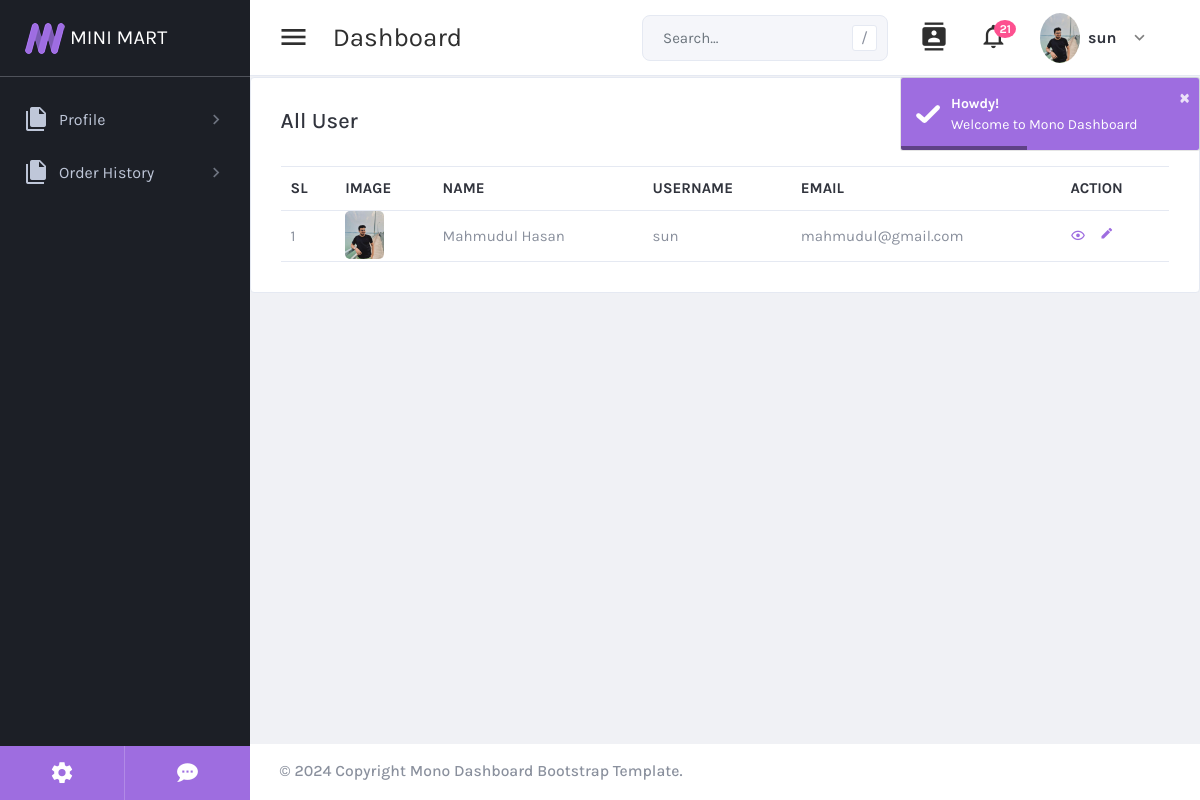
Page /adminPanel/userRetrive.php (signed in) on the committed database.
### tables this page shows
CREATE TABLE `user` (
  `id` int(11) UNSIGNED NOT NULL,
  `name` varchar(300) DEFAULT NULL,
  `username` varchar(300) DEFAULT NULL,
  `image` varchar(300) DEFAULT '',
  `email` varchar(300) DEFAULT NULL,
  `password` varchar(300) DEFAULT NULL,
  `code` int(11) DEFAULT 0,
  `first_name` varchar(150) DEFAULT NULL,
  `last_name` varchar(150) DEFAULT NULL,
  `cell` varchar(22) DEFAULT NULL,
  `address_one` text DEFAULT NULL,
  `address_two` text DEFAULT NULL,
  `country_id` int(11) DEFAULT NULL,
  `city_id` int(11) DEFAULT NULL,
  `state_id` int(11) DEFAULT NULL,
  `zip_code` varchar(20) DEFAULT NULL,
  `user_type` varchar(50) DEFAULT 'customer',
  `status` varchar(30) DEFAULT 'pending',
  `created_at` timestamp NOT NULL DEFAULT current_timestamp(),
  `updated_at` timestamp NOT NULL DEFAULT current_timestamp() ON UPDATE current_timestamp()
);

### adminPanel/userRetrive.php (the view, shortened to what this page needs)
<?php
  if(isset($_SESSION['username'])){
    require_once('include/header.php');
    require_once('include/aside.php');
    require_once('include/topbar.php');
    require_once("../db/config.php");
    $query = "SELECT * FROM user";
    $sql = $conn->query($query);
    if(isset($_SESSION['user_type']) && $_SESSION['user_type'] === 'admin'){
        $query = "SELECT * FROM user";
        $sql = $conn->query($query);
    }else if(isset($_SESSION['user_type']) && $_SESSION['user_type'] === 'customer'){
        $query = "SELECT * FROM user WHERE id = '$user_id' ";
        $sql = $conn->query($query);
    }
?>
<div class="row">
    <div class="col-xl-12">
        <div class="card card-default">
            <div class="card-header">
                <h2>All User</h2>
            </div>
            <div class="card-body">
                <table id="productsTable" class="table table-hover table-product" style="width:100%">
                    <thead>
                        <tr>
                            <th>Sl</th>
                            <th>Image</th>
                            <th>Name</th>
                            <th>Username</th>
                            <th>Email</th>
                            <th>Action</th>
                        </tr>
                    </thead>
                    <tbody>
                    <?php
                    $serial = 1;
                    if($sql->num_rows){
                        while($rows = $sql->fetch_assoc()){
                            ?>
                            <tr>
                                <td><?php echo $serial++; ?></td>
                                <td class="py-0">
                                    <img src="<?php echo $rows['image']; ?>" alt="User Image">
                                </td>
                                <td><?php echo $rows['name']; ?></td>
                                <td><?php echo $rows['username']; ?></td>
                                <td><?php echo $rows['email']; ?></td>
                                <td>
                                    <?php
                                     if(isset($_SESSION['user_type']) && $_SESSION['user_type'] === 'admin'){
                                        ?>
                                    <a href="userDetails.php?id=<?php echo $rows['id'] ?>"><i class="mdi mdi-eye-outline mr-2"></i></a>
                                    <a href="userEdit.php?id=<?php echo $rows['id'] ?>"><i class="mdi mdi-border-color mr-2"></i></a>
                                    <a href="userDelete.php?id=<?php echo $rows['id'] ?>" onclick="return confirm('are you sure?')"><i class="mdi mdi-trash-can-outline mr-2"></i></a>
                                    <?php
                                     }else if(isset($_SESSION['user_type']) && $_SESSION['user_type'] === 'customer'){
                                        ?>
                                        <a href="userDetails.php?id=<?php echo $rows['id'] ?>"><i class="mdi mdi-eye-outline mr-2"></i></a>
                                        <a href="userEdit.php?id=<?php echo $rows['id'] ?>"><i class="mdi mdi-border-color mr-2"></i></a>
                                        <?php
                                     }
                                     ?>
                                </td>
                            </tr>
                            <?php
                        }
                    }else{
                        echo "not found";
                    }
                    ?>
                    </tbody>
                </table>
            </div>
        </div>
    </div>
</div>
<?php
    require_once('include/footer.php');
  }else{
    $message = 'Sorry please login first';
    header("Location: signin.php?message=".urlencode($message));
}
?>

### rows in the picture
user: image (picture), name "Mahmudul Hasan", username "sun", email "mahmudul@gmail.com"

### other values in the picture
$_SESSION['username'] "sun"
